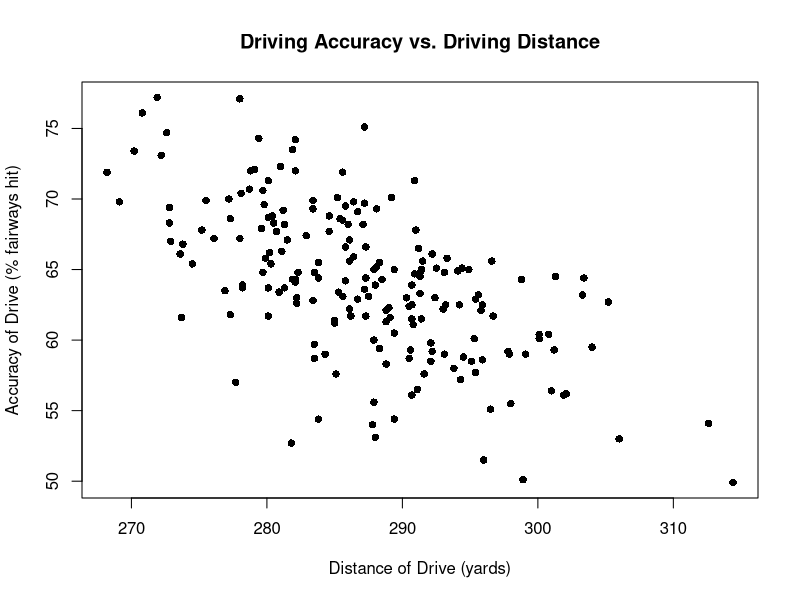
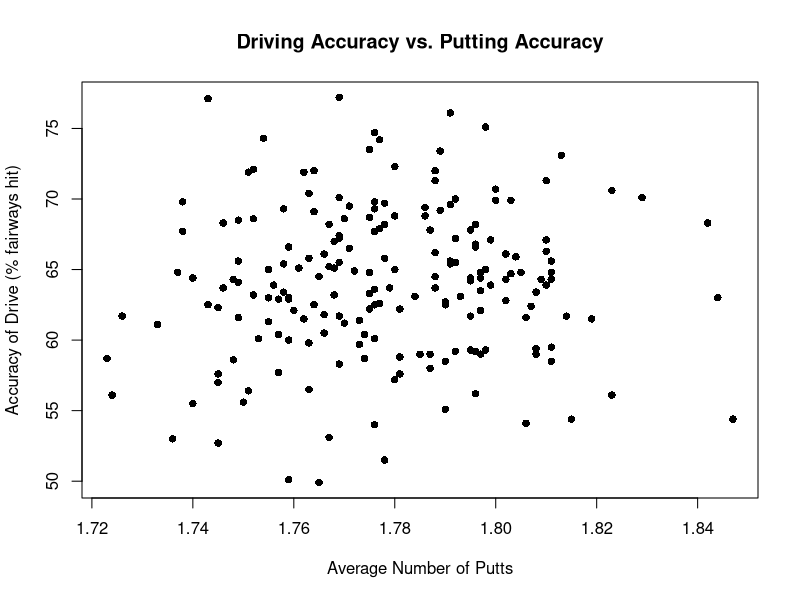
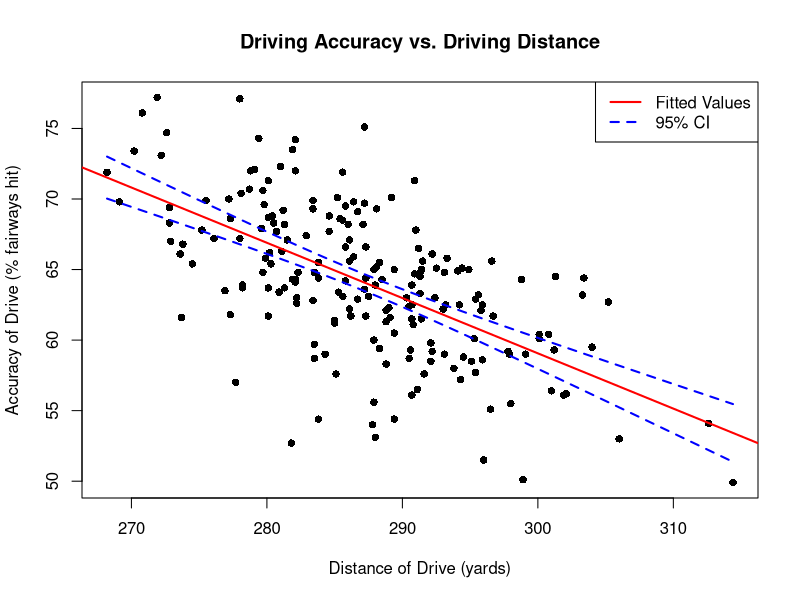
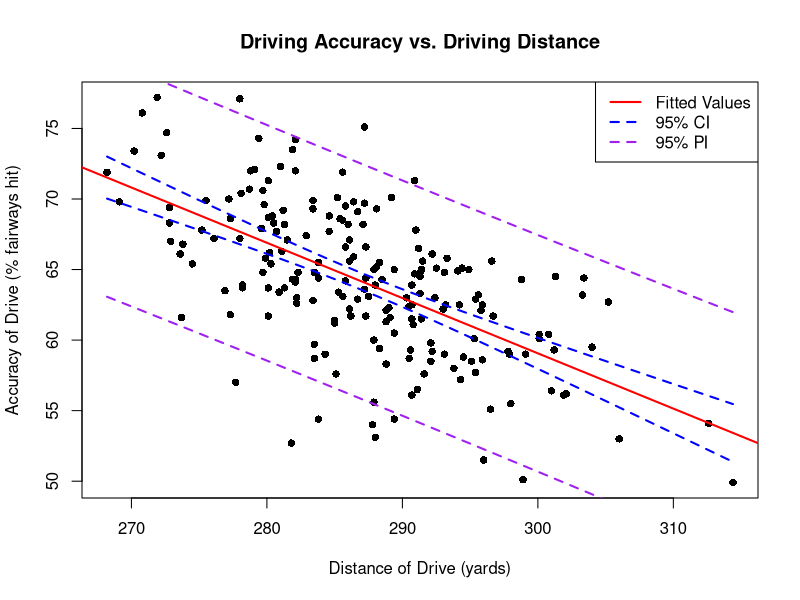

Write the R code that produced these figures, in order.
#### Analysis of PGA Data ####

## Check where R thinks the working directory is
getwd()

## Set the working directory to where the relevant file is stored
setwd("/Users/nstevens/Dropbox/Teaching/STAT_331/Lecture Material/")

## Read in the relevant file
golf <- read.csv(file = "pga_data.csv", header = TRUE)

## Look at the first 10 rows
golf[1:10, ]

## View all of the data
View(golf)

## Let y = the driving accuracy and x = the driving distance
y <- golf$Drv.Acc # percent of fairways hit
x <- golf$Avg.Drive # distance (in yards) of drive

## Construct a scatterplot of these data
plot(x, y, ylab = "Accuracy of Drive (% fairways hit)", xlab = "Distance of Drive (yards)", main = "Driving Accuracy vs. Driving Distance", pch = 16)

## Calculate the correlation coefficent
cor(x, y)

## Now let y = the driving accuracy and x = average number of putts
y <- golf$Drv.Acc # percent of fairways hit
x <- golf$Avg.No.Putts # average number putts once on green

## Construct a scatterplot of these data
plot(x, y, ylab = "Accuracy of Drive (% fairways hit)", xlab = "Average Number of Putts", main = "Driving Accuracy vs. Putting Accuracy", pch = 16)

## Calculated the correlation coefficent
cor(x, y)

## Fit a simple linear regression between driving accuracy and driving distance
y <- golf$Drv.Acc 
x <- golf$Avg.Drive 
model <- lm(y ~ x) # this is the model
s <- summary(model) # look at a summary of the model
s

## Add the fitted line to the scatterplot (remake plot first, and then add line)
plot(x, y, ylab = "Accuracy of Drive (% fairways hit)", xlab = "Distance of Drive (yards)", main = "Driving Accuracy vs. Driving Distance", pch = 16)
abline(model, col = "red", lwd = 2)

## Calculate the parameter estimates manually
beta1_hat <- cor(x,y) * sd(y) / sd(x)
beta1_hat
beta0_hat <- mean(y) - beta1_hat * mean(x)
beta0_hat
mu_hat <- beta0_hat + beta1_hat * x
sigma_hat_mle <- sqrt(mean((y - mu_hat)^2))
sigma_hat_mle
sigma_hat_lse <- sqrt(sum((y - mu_hat)^2)/model$df.residual)
sigma_hat_lse

## Ho: beta0 = 0 vs. Ha: beta0 != 0
se_beta0 <- s$coefficients[1,2]
t <- beta0_hat / se_beta0
p_val <- 2*pt(q = abs(t), df = 194, lower.tail = FALSE)
print(paste("The p-value associated with Ho: beta0 = 0 is ", p_val, sep = ""))

## 95% CI for beta0
crit_val <- qt(p = 0.975, df = 194, lower.tail = TRUE)
low_CL <- beta0_hat - crit_val * se_beta0
upp_CL <- beta0_hat + crit_val * se_beta0 
print(paste("The 95% confidence interval for beta0 is (", round(low_CL, 3), ", ", round(upp_CL, 3), ").", sep = ""))

## Ho: beta1 = 0 vs. Ha: beta1 != 0
se_beta1 <- s$coefficients[2,2]
t <- beta1_hat / se_beta1
p_val <- 2*pt(q = abs(t), df = 194, lower.tail = FALSE)
print(paste("The p-value associated with Ho: beta1 = 0 is ", p_val, sep = ""))

## 95% CI for beta1
low_CL <- beta1_hat - crit_val * se_beta1
upp_CL <- beta1_hat + crit_val * se_beta1 
print(paste("The 95% confidence interval for beta0 is (", round(low_CL, 3), ", ", round(upp_CL, 3), ").", sep = ""))

## 95% CI for mu0 (fitted values)
x0 <- seq(from = min(x), to = max(x), length.out = 100)
mu0_hat <- beta0_hat + beta1_hat * x0
n <- dim(golf)[1]
sxx <- (n-1) * var(x)
se_mu0 <- sigma_hat_lse * sqrt((1/n) + ((x0-mean(x))^2/sxx))
low_CL <- mu0_hat - crit_val * se_mu0
upp_CL <- mu0_hat + crit_val * se_mu0
lines(x0, low_CL, col = "blue", lwd = 2, lty = 2)
lines(x0, upp_CL, col = "blue", lwd = 2, lty = 2)
legend("topright", legend = c("Fitted Values", "95% CI"), lwd = c(2,2), lty = c(1,2), col = c("red", "blue"))

## 95% PI for future values of the response (note that this requires recreating the plot)
x0 <- seq(from = min(x), to = max(x), length.out = 100)
y0_hat <- beta0_hat + beta1_hat * x0 # this is the same as mu0_hat above
se_y0 <- sigma_hat_lse * sqrt(1 + (1/n) + ((x0-mean(x))^2/sxx))
low_PL <- y0_hat - crit_val * se_y0
upp_PL <- y0_hat + crit_val * se_y0
plot(x, y, ylab = "Accuracy of Drive (% fairways hit)", xlab = "Distance of Drive (yards)", main = "Driving Accuracy vs. Driving Distance", pch = 16)
abline(model, col = "red", lwd = 2) #this is the fitted line
lines(x0, low_CL, col = "blue", lwd = 2, lty = 2) #this is the lower confidence limit
lines(x0, low_PL, col = "purple", lwd = 2, lty = 2) #this is the lower prediction limit
lines(x0, upp_CL, col = "blue", lwd = 2, lty = 2) #this is the upper confidence limit
lines(x0, upp_PL, col = "purple", lwd = 2, lty = 2) #this is the upper prediction limit
legend("topright", legend = c("Fitted Values", "95% CI", "95% PI"), lwd = c(2,2,2), lty = c(1,2,2), col = c("red", "blue", "purple"))

## 95% CIs for mu_0 can be obtained automatically using the following line of code:
predict(object = model, newdata = data.frame(x), interval = "confidence", level = 0.95)

## 95% PIs for y_0 can be obtained automatically using the following line of code:
predict(object = model, newdata = data.frame(x), interval = "prediction", level = 0.95)
